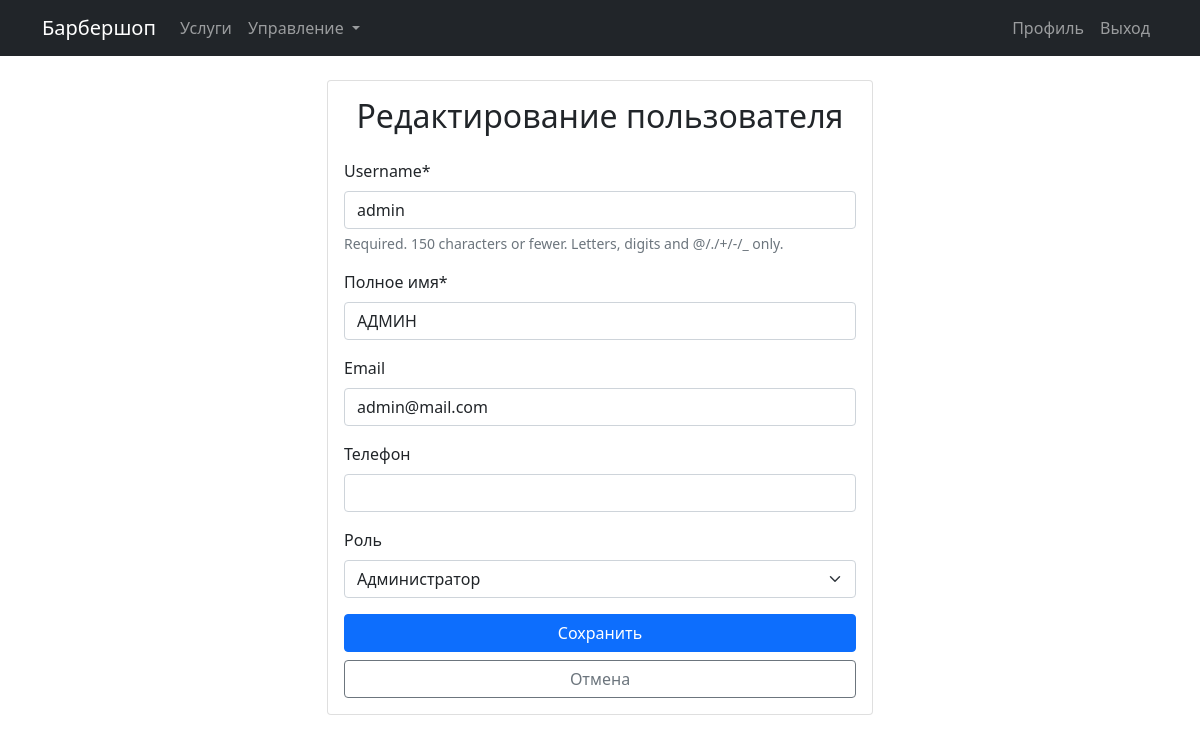
The page /users/1/edit/ (signed in) on the database its author committed.
### barbershop_app/models.py (models this page shows, shortened)
class User(AbstractUser):
    role = models.ForeignKey(Role, on_delete=models.SET_NULL, null=True, blank=True, verbose_name='Роль')
    name = models.CharField(max_length=255, verbose_name='Полное имя')
    phone = models.CharField(max_length=20, blank=True, null=True, verbose_name='Телефон')
    email = models.EmailField('Email', max_length=50, blank=True, null=True)
    profile_photo = models.ImageField(upload_to='profile_photos/', blank=True, null=True, verbose_name='Фото профиля')
    description = models.TextField(blank=True, null=True, verbose_name='О себе')
    class Meta:
        verbose_name = 'Пользователь'
        verbose_name_plural = 'Пользователи'

### barbershop_app/views.py (the view)
# urls.py: path('users/<int:pk>/edit/', UserUpdateView.as_view(), name='user_update'),
class UserUpdateView(StaffRequiredMixin, UpdateView):
    model = User
    template_name = 'barbershop_app/user_form.html'
    fields = ['username', 'name', 'email', 'phone', 'role']
    success_url = reverse_lazy('user_list')

### barbershop_app/models.py (called while the page is built)
    def __str__(self):
        return self.role_name

### barbershop_app/views.py (called while the page is built)
    def test_func(self):
        return self.request.user.is_staff

### barbershop_app/templates/barbershop_app/user_form.html (shortened to what this page needs)
{% extends 'base.html' %}
{% load crispy_forms_tags %}
{% block content %}
<div class="row justify-content-center">
    <div class="col-md-6">
        <div class="card">
            <div class="card-body">
                <h2 class="card-title text-center mb-4">
                    {% if form.instance.pk %}
                    Редактирование пользователя
                    {% else %}
                    Добавление пользователя
                    {% endif %}
                </h2>
                <form method="post" novalidate>
                    {{ form|crispy }}
                    <div class="d-grid gap-2">
                        <button type="submit" class="btn btn-primary">Сохранить</button>
                        <a href="{% url 'user_list' %}" class="btn btn-outline-secondary">Отмена</a>
                    </div>
                </form>
            </div>
        </div>
    </div>
</div>
{% endblock %}

### rows shown on the page
User: username "admin", name "АДМИН", email "admin@mail.com", role "Администратор"
